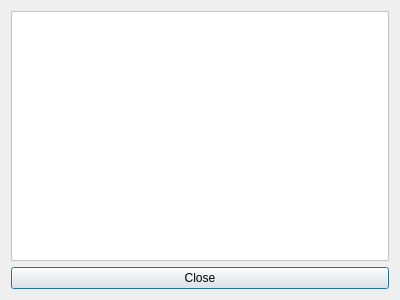
<?xml version="1.0" encoding="UTF-8"?>
<ui version="4.0">
 <class>Dialog</class>
 <widget class="QDialog" name="Dialog">
  <property name="geometry">
   <rect>
    <x>0</x>
    <y>0</y>
    <width>400</width>
    <height>300</height>
   </rect>
  </property>
  <property name="windowTitle">
   <string>Dialog</string>
  </property>
  <layout class="QVBoxLayout" name="verticalLayout">
   <item>
    <widget class="QScrollArea" name="scrollArea">
     <property name="styleSheet">
      <string notr="true">background-color: rgb(255, 255, 255)</string>
     </property>
     <property name="widgetResizable">
      <bool>true</bool>
     </property>
     <widget class="QWidget" name="scrollAreaWidgetContents">
      <property name="geometry">
       <rect>
        <x>0</x>
        <y>0</y>
        <width>380</width>
        <height>250</height>
       </rect>
      </property>
      <layout class="QHBoxLayout" name="horizontalLayout">
       <item>
        <widget class="QLabel" name="serialText">
         <property name="text">
          <string/>
         </property>
         <property name="alignment">
          <set>Qt::AlignLeading|Qt::AlignLeft|Qt::AlignTop</set>
         </property>
        </widget>
       </item>
      </layout>
     </widget>
    </widget>
   </item>
   <item>
    <widget class="QPushButton" name="closeButton">
     <property name="text">
      <string>Close</string>
     </property>
    </widget>
   </item>
  </layout>
 </widget>
 <resources/>
 <connections/>
</ui>
